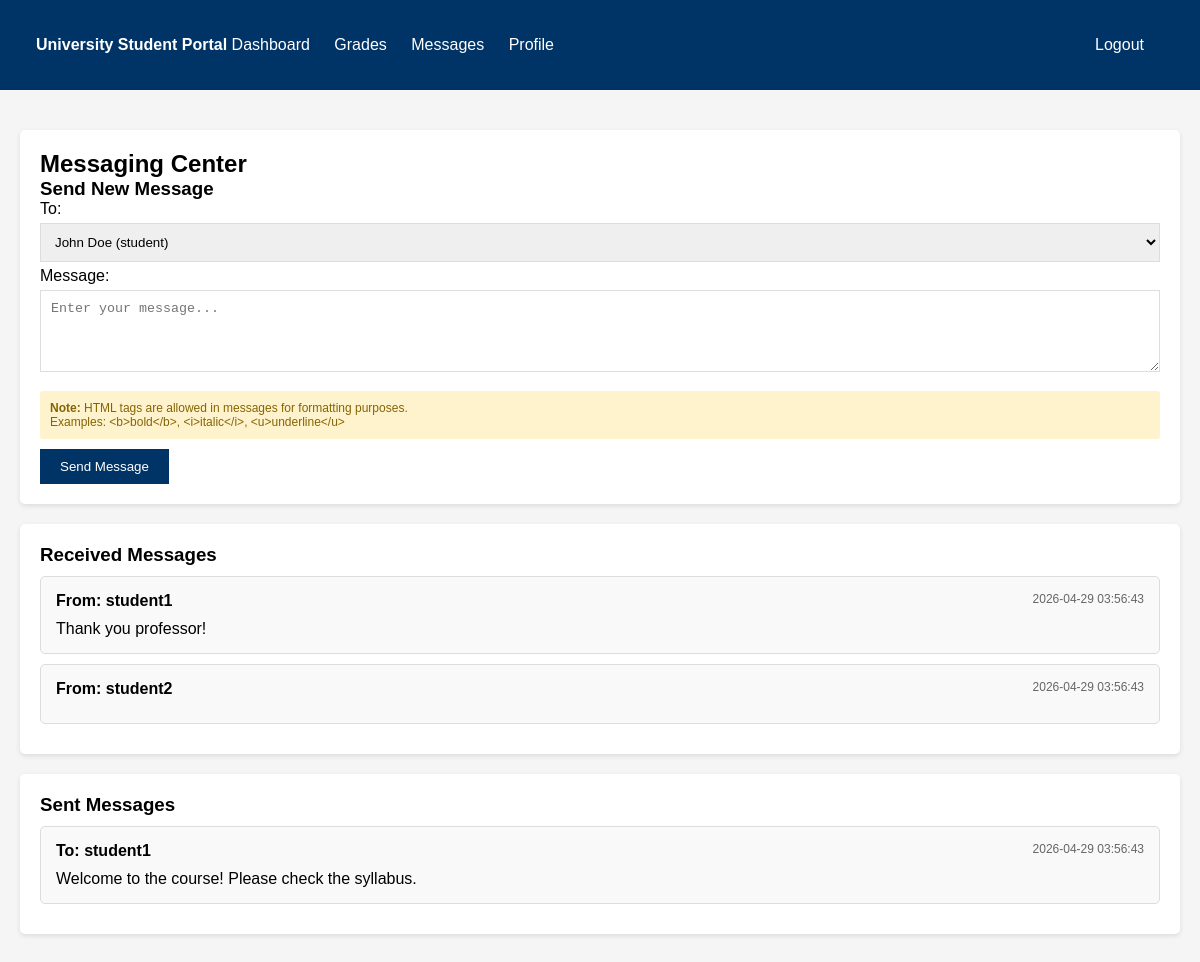
The app's page /messages.php (signed in) with its own data.
### tables this page shows
CREATE TABLE IF NOT EXISTS messages (
    id INT AUTO_INCREMENT PRIMARY KEY,
    sender_id INT,
    receiver_id INT,
    content TEXT,   
    sent_at TIMESTAMP DEFAULT CURRENT_TIMESTAMP,
    FOREIGN KEY (sender_id) REFERENCES users(id),
    FOREIGN KEY (receiver_id) REFERENCES users(id)
);

CREATE TABLE IF NOT EXISTS users (
    id INT AUTO_INCREMENT PRIMARY KEY,
    username VARCHAR(50) UNIQUE NOT NULL,
    password VARCHAR(32) NOT NULL,   
    email VARCHAR(100),
    role ENUM('student', 'lecturer') DEFAULT 'student',
    full_name VARCHAR(100),
    phone VARCHAR(20),
    address TEXT,
    created_at TIMESTAMP DEFAULT CURRENT_TIMESTAMP
);

### messages.php (the view, shortened to what this page needs)
<?php
$conn = getDB();
$user_id = $_SESSION['user_id'];
$received_query = "SELECT m.*, u.username as sender_name
                  FROM messages m
                  JOIN users u ON m.sender_id = u.id
                  WHERE m.receiver_id = $user_id
                  ORDER BY m.sent_at DESC";
$received_result = $conn->query($received_query);
$sent_query = "SELECT m.*, u.username as receiver_name
              FROM messages m
              JOIN users u ON m.receiver_id = u.id
              WHERE m.sender_id = $user_id
              ORDER BY m.sent_at DESC";
$sent_result = $conn->query($sent_query);
if ($_SESSION['role'] == 'lecturer') {
    $recipients_query = "SELECT * FROM users WHERE role='student'";
} else {
    $recipients_query = "SELECT * FROM users WHERE role='lecturer'";
}
$recipients_result = $conn->query($recipients_query);
?>
<!DOCTYPE html>
<html>
<head>
</head>
<body>
    <div class="navbar">
        <div class="container">
            <strong>University Student Portal</strong>
            <a href="dashboard.php">Dashboard</a>
            <a href="grades.php">Grades</a>
            <a href="messages.php">Messages</a>
            <a href="profile.php">Profile</a>
            <a href="logout.php" style="float: right;">Logout</a>
        </div>
    </div>
    <div class="container">
        <div class="card">
            <h2>Messaging Center</h2>
            <h3>Send New Message</h3>
            <form method="POST" action="">
                <label>To:</label>
                <select name="receiver" required>
                    <?php while ($recipient = $recipients_result->fetch_assoc()): ?>
                    <option value="<?php echo $recipient['id']; ?>">
                        <?php echo $recipient['full_name']; ?> (<?php echo $recipient['role']; ?>)
                    </option>
                    <?php endwhile; ?>
                </select>
                <label>Message:</label>
                <textarea name="content" rows="4" required placeholder="Enter your message..."></textarea>
                <div class="xss-notice">
                    <strong>Note:</strong> HTML tags are allowed in messages for formatting purposes.
                    <br>Examples: &lt;b&gt;bold&lt;/b&gt;, &lt;i&gt;italic&lt;/i&gt;, &lt;u&gt;underline&lt;/u&gt;
                </div>
                <button type="submit" class="btn">Send Message</button>
            </form>
        </div>
        <div class="card">
            <h3>Received Messages</h3>
            <?php while ($msg = $received_result->fetch_assoc()): ?>
            <div class="message-box">
                <strong>From: <?php echo $msg['sender_name']; ?></strong>
                <span style="float: right; color: #666; font-size: 12px;"><?php echo $msg['sent_at']; ?></span>
                <p style="margin-top: 10px;"><?php echo $msg['content']; ?></p>
            </div>
            <?php endwhile; ?>
        </div>
        <div class="card">
            <h3>Sent Messages</h3>
            <?php while ($msg = $sent_result->fetch_assoc()): ?>
            <div class="message-box">
                <strong>To: <?php echo $msg['receiver_name']; ?></strong>
                <span style="float: right; color: #666; font-size: 12px;"><?php echo $msg['sent_at']; ?></span>
                <p style="margin-top: 10px;"><?php echo $msg['content']; ?></p>
            </div>
            <?php endwhile; ?>
        </div>
    </div>
</body>
</html>

### messages.php (style rules this page uses)
* { margin: 0; padding: 0; box-sizing: border-box; }
body { font-family: Arial, sans-serif; background: #f5f5f5; }
.navbar { background: #003366; color: white; padding: 1rem; }
.navbar a { color: white; text-decoration: none; margin-right: 20px; }
.container { max-width: 1200px; margin: 0 auto; padding: 20px; }
.card { background: white; padding: 20px; margin: 20px 0; border-radius: 5px; box-shadow: 0 2px 5px rgba(0,0,0,0.1); }
.btn { background: #003366; color: white; padding: 10px 20px; border: none; cursor: pointer; }
input, textarea, select { width: 100%; padding: 10px; margin: 5px 0; border: 1px solid #ddd; }
.message-box { border: 1px solid #ddd; padding: 15px; margin: 10px 0; background: #f9f9f9; border-radius: 5px; }
.xss-notice { background: #fff3cd; color: #856404; padding: 10px; margin: 10px 0; border-radius: 3px; font-size: 12px; }

### records on screen
messages: sender.username "student1", sent_at "2026-04-29 03:56:43", content "Thank you professor!"
messages: sender.username "student2", sent_at "2026-04-29 03:56:43"
messages: receiver.username "student1", sent_at "2026-04-29 03:56:43", content "Welcome to the course! Please check the syllabus."

### other values on screen
form field receiver "John Doe (student)"
